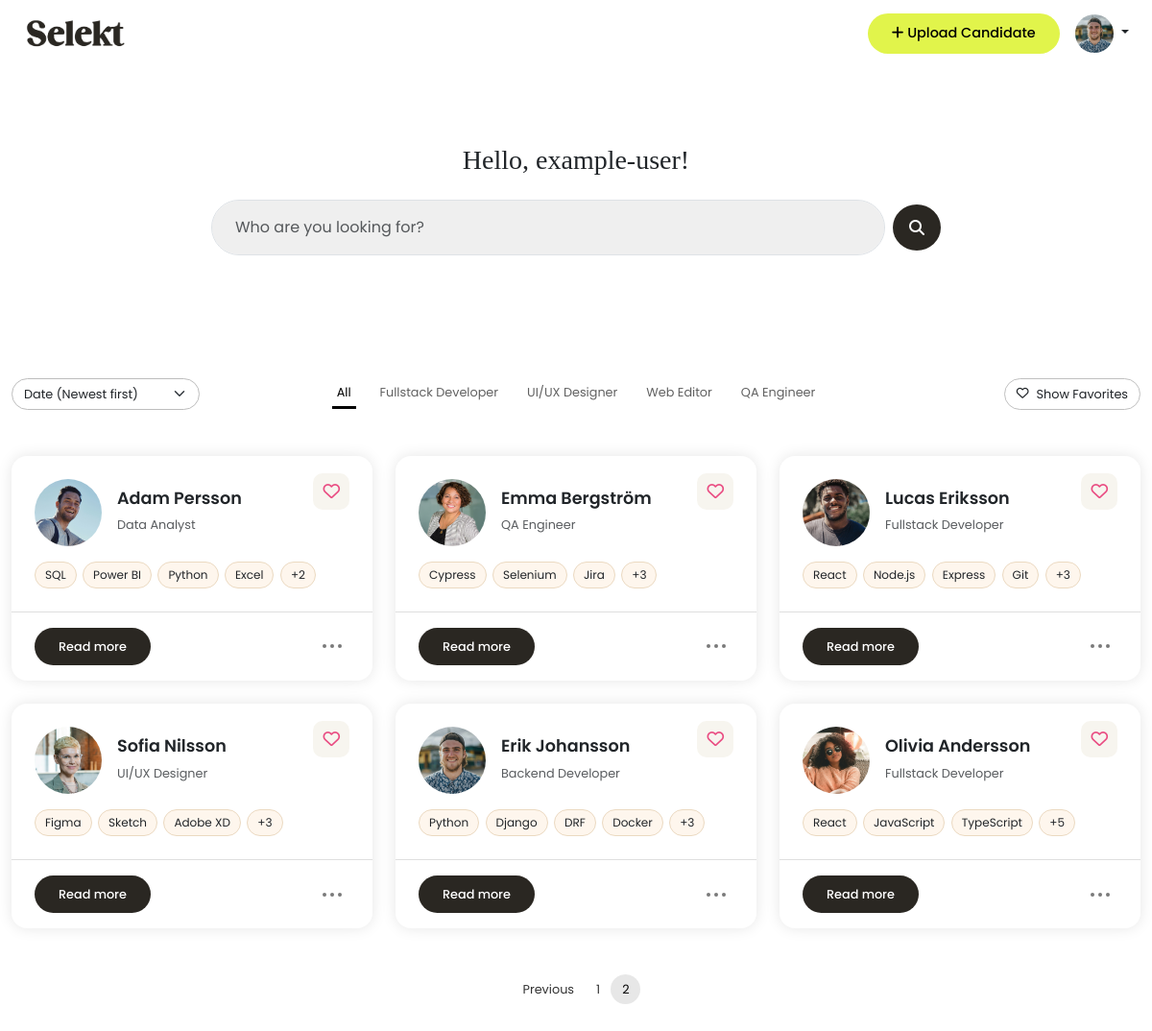
/dashboard/?page=2 (signed in), run on the app's committed database.
### candidates/models.py (models this page shows, shortened)
class Profile(models.Model):
    user = models.OneToOneField(User, on_delete=models.CASCADE)
    profile_image = models.ImageField(upload_to='profile_images/', blank=True, null=True)
    is_first_login = models.BooleanField(default=True)

class Candidate(models.Model):
    user = models.ForeignKey(User, on_delete=models.CASCADE)
    name = models.CharField(max_length=100)
    email = models.EmailField()
    phone_number = models.CharField(max_length=20, blank=True)
    job_title = models.CharField(max_length=100, blank=True)
    profile_summary = models.TextField(blank=True)
    work_experience = models.TextField(blank=True)
    education = models.TextField(blank=True)
    location = models.CharField(max_length=100, blank=True)
    links = models.CharField(max_length=255, blank=True, help_text="e.g. LinkedIn, GitHub URLs")
    profile_image = models.ImageField(upload_to='profile_images/', blank=True, null=True)
    other = models.TextField(blank=True)
    notes = models.TextField(blank=True)
    top_skills = models.CharField(
        blank=True,
        help_text="Write top skills separated by commas (e.g. Communication, Leadership, SQL)"
    )
    uploaded_at = models.DateTimeField(auto_now_add=True)

### candidates/views.py (the view)
# urls.py: path('dashboard/', candidate_views.dashboard, name='dashboard'),
@login_required
def dashboard(request):
    query = request.GET.get('q', '')
    sort = request.GET.get('sort', '')
    filter_title = request.GET.get('title', '')
    show_favorites = request.GET.get('favorites') == 'on'
    candidates = Candidate.objects.filter(user=request.user)
    candidates = filter_candidates(candidates, query)
    if filter_title:
        candidates = candidates.filter(job_title__iexact=filter_title)
    if show_favorites:
        favorite_candidates = Favorite.objects.filter(user=request.user).values_list('candidate_id', flat=True)
        candidates = candidates.filter(id__in=favorite_candidates)
    if sort == 'name':
        candidates = candidates.order_by('name')
    else:
        candidates = candidates.order_by('-uploaded_at')
    job_titles = (
        Candidate.objects
        .filter(user=request.user)
        .exclude(job_title__isnull=True)
        .exclude(job_title__exact='')
        .values('job_title')
        .annotate(count=Count('job_title'))
        .order_by('-count')[:4]
    )
    paginator = Paginator(candidates, 12)
    page_number = request.GET.get('page')
    candidates = paginator.get_page(page_number)
    for candidate in candidates:
        candidate.skill_list = [skill.strip() for skill in candidate.top_skills.split(',')]
        candidate.is_favorite = Favorite.objects.filter(user=request.user, candidate=candidate).exists()
    show_welcome_popup = False
    if hasattr(request.user, 'profile') and request.user.profile.is_first_login:
        show_welcome_popup = True
    context = {
        'candidates': candidates,
        'job_titles': job_titles,
        'active_title': filter_title,
        'show_favorites': show_favorites,
        'show_welcome_popup': show_welcome_popup,
    }
    return render(request, 'dashboard.html', context)

### candidates/context_processors.py (called while the page is built)
def profile_picture(request):
    if request.user.is_authenticated:
        try:
            profile = request.user.profile
        except Profile.DoesNotExist:
            profile = None
    else:
        profile = None
    return {'profile': profile}

### candidates/views.py (called while the page is built, shortened)
def filter_candidates(queryset, query):
    return queryset

### templates/dashboard.html (shortened to what this page needs)
{% extends "base.html" %}
{% load static %}
{% block content %}
<div class="container hero">
  <h3>Hello, {{ user.username }}!</h3>
  <form method="get" class="d-flex align-items-center gap-2 w-100 candidate-search position-relative mt-4">
    <input type="text" class="form-control px-4 py-3 border-1 shadow-none" name="q" id="searchInput"
      placeholder="Who are you looking for?" value="{{ request.GET.q }}">
    <button class="btn button-base scn-button d-flex justify-content-center align-items-center rounded-circle"
      type="submit">
      <i class="fas fa-search"></i>
    </button>
  </form>
</div>
<div class="container py-5">
<div class="pb-4 mb-4">
  <div class="d-flex flex-wrap align-items-center text-center text-md-start flex-md-row flex-column-reverse">
    <div class="col-12 col-md-2 mb-2 mb-md-0 tab-sorting">
      <form id="sortForm" class="sort-form w-100">
        <select name="sort" id="sortSelect" class="form-select">
          <option value="" {% if not request.GET.sort %}selected{% endif %}>Date (Newest first)</option>
        </select>
      </form>
    </div>
    <div class="col-12 col-md-8 mb-2 mb-md-0 tab-tabs">
      <ul class="nav justify-content-center flex-wrap job-title-tabs">
        <li class="nav-item">
          <a class="nav-link {% if not active_title %}active{% endif %}" href="{% url 'dashboard' %}">All</a>
        </li>
        {% for title in job_titles %}
        <li class="nav-item">
          <a class="nav-link {% if active_title == title.job_title %}active{% endif %}"
            href="?title={{ title.job_title|urlencode }}">
            {{ title.job_title }}
          </a>
        </li>
        {% endfor %}
      </ul>
    </div>
    <div class="tab-fav col-12 col-md-2 mb-2 mb-md-0 d-flex justify-content-md-end">
      <button id="favoritesToggle" type="button"
        class="btn btn-outline-dark d-flex align-items-center justify-content-center gap-2 favorites-toggle mx-md-0 mx-auto">
      </button>
    </div>
  </div>
</div>
  {% if candidates %}
  <div class="d-flex flex-wrap justify-content-center gap-4">
    {% for candidate in candidates %}
      <div class="candidate-card-wrapper">
        <div class="candidate-card bg-white position-relative">
        <div class="position-absolute top-0 end-0 p-4">
          <span class="heart-icon" onclick="toggleFavorite({{ candidate.id }}, this)">
            <i id="heart-card-{{ candidate.id }}" class="fa{% if candidate.is_favorite %}-solid{% else %}-regular{% endif %} fa-heart"></i>
          </span>
        </div>
        <div class="px-4 pt-4 pb-2">
          <div class="d-flex align-items-center gap-3 mb-3">
            {% if candidate.profile_image %}
            <img src="{{ candidate.profile_image.url }}" alt="Profile Image" />
            {% else %}
            <img src="{% static 'media/images/user-pic.png' %}" alt="Profile Image" />
            {% endif %}
            <div>
              <h4 class="mb-1">{{ candidate.name }}</h4>
              <small class="text-muted">{{ candidate.job_title|default:'Candidate' }}</small>
            </div>
          </div>
          <div class="skill-container">
            {% with candidate.skill_list as skills %}
              {% for skill in skills %}
                <span class="skill-badge">{{ skill }}</span>
              {% endfor %}
              <span class="skill-badge skill-badge-extra" style="display: none;"></span>
            {% endwith %}
          </div>
        </div>
        <hr>
        <div class="d-flex justify-content-between align-items-center px-4 pb-3">
          <a href="#" onclick="openCandidateModal({{ candidate.id|escapejs }})"
            class="btn button-base scn-button read-btn">Read more</a>
          <div class="dot-menu position-relative p-2 rounded" style="cursor: pointer;">
            <div class="d-flex flex-row justify-content-center align-items-center">
              <span class="dot"></span>
              <span class="dot mx-1"></span>
              <span class="dot"></span>
            </div>
          </div>
        </div>
      </div>
    </div>
  {% endfor %}
</div>
    <div class="d-flex justify-content-center mt-5">
      <nav>
        <ul class="pagination">
          {% if candidates.has_previous %}
          <li class="page-item">
            <a class="page-link" href="?{% if request.GET %}{{ request.GET.urlencode }}&{% endif %}page={{ candidates.previous_page_number }}">
              Previous
            </a>
          </li>
          {% endif %}
          {% for num in candidates.paginator.page_range %}
            {% if num == 1 or num == candidates.paginator.num_pages or num >= candidates.number|add:"-2" and num <= candidates.number|add:"2" %}
              {% if num == candidates.number %}
                <li class="page-item active">
                  <span class="page-link">{{ num }}</span>
                </li>
              {% else %}
                <li class="page-item">
                  <a class="page-link" href="?{% if request.GET %}{{ request.GET.urlencode }}&{% endif %}page={{ num }}">{{ num }}</a>
                </li>
              {% endif %}
            {% elif num == 2 and candidates.number|add:"-2" > 2 %}
              <li class="page-item disabled"><span class="page-link">...</span></li>
            {% elif num == candidates.paginator.num_pages|add:"-1" and candidates.number|add:"2" < candidates.paginator.num_pages|add:"-1" %}
              <li class="page-item disabled"><span class="page-link">...</span></li>
            {% endif %}
          {% endfor %}
        </ul>
      </nav>
    </div>
  {% endif %}
</div>
{% endblock %}

### templates/base.html (shortened to what this page needs)
{% load static %}
<!DOCTYPE html>
<html lang="en">
<head>
    <link href="https://cdn.jsdelivr.net/npm/bootstrap@5.3.2/dist/css/bootstrap.min.css" rel="stylesheet">
    <link rel="stylesheet" href="{% static 'css/style.css' %}">
    <link rel="stylesheet" href="https://cdn.jsdelivr.net/npm/trumbowyg@2.25.1/dist/ui/trumbowyg.min.css">
</head>
<body class="logged-in-body">
<header class="d-flex justify-content-between align-items-center px-4 py-3">
    <div class="header-logo">
    <a href="{% url 'dashboard' %}" class="text-decoration-none">
      <img src="{% static 'media/images/logo.png' %}" alt="Logo" class="logo-img">
    </a>
  </div>
  <div class="d-flex align-items-center gap-3 header-buttons">
    <button type="button" class="btn button-base cta-button" data-bs-toggle="modal" data-bs-target="#uploadCandidateModal">
      <i class="fa-solid fa-plus"></i> Upload Candidate
    </button>
    <div class="dropdown">
      <button class="btn dropdown-toggle p-0 border-0 bg-transparent" type="button" id="userMenuButton" data-bs-toggle="dropdown" aria-expanded="false">
        {% if profile and profile.profile_image %}
        <img src="{{ profile.profile_image.url }}" alt="Profile" class="rounded-circle profile-pic">
    {% else %}
        <img src="{% static 'media/images/user-pic.png' %}" alt="Default Image" class="rounded-circle profile-pic">
    {% endif %}
      </button>
    </div>
</header>
              {% block content %}
              {% endblock %}
</body>
</html>

### static/css/style.css (style rules this page uses)
body, .index-body, .auth-body { font-family: 'Poppins', sans-serif; }
.container { max-width: 1200px; margin: auto; }
h3 { font-family: 'Libre Baskerville', serif; font-weight: 200; }
h4 { font-size: 1.1rem; font-weight: 600; }
.text-muted { color: grey; font-size: 0.9rem; font-family: 'Poppins', sans-serif; }
.button-base { border-radius: 100px; padding: 10px 25px; font-weight: 500; display: inline-block; text-decoration: none; border: none; font-family: 'Poppins', sans-serif; }
.cta-button { background-color: #E1F44B; color: black; }
.scn-button { background-color: #2A2722; color: white; }
.logged-in-body .cta-button { font-size: 0.9rem; }
header { border-bottom: 0px; height: 70px; }
.logo-img { width: 110px; }
.profile-pic { width: 40px; height: 40px; object-fit: cover; }
.hero { padding: 80px 20px; text-align: center; max-width: 800px; }
.candidate-card-wrapper { flex: 1 1 360px; max-width: 100%; min-width: 360px; }
.candidate-card { min-width: 100%; border-radius: 16px; box-shadow: 0 0 15px rgba(0, 0, 0, 0.1); transition: 0.3s ease; }
.candidate-card .text-muted { font-size: 0.8rem; }
.candidate-card hr { color: grey; }
.candidate-card img { width: 70px; height: 70px; border-radius: 50%; object-fit: cover; }
.skill-container { display: flex; flex-wrap: nowrap; gap: 0.4rem; overflow: hidden; max-width: 100%; align-items: center; }
.skill-badge-extra, .skill-badge { background-color: #fef6ed; padding: 4px 10px; border-radius: 20px; font-size: 0.75rem; white-space: nowrap; flex-shrink: 0; border: 1px solid #EBD9C1; }
.read-btn { font-size: 0.8rem; font-weight: 500; }
.heart-icon { font-size: 1.1rem; color: #E94C82; background: #f7f5ef; padding: 7px 10px; border-radius: 10px; }
.dot-menu { display: flex; gap: 4px; }
.dot { width: 4px; height: 4px; background-color: #7a7a7a; border-radius: 50%; }
.candidate-search input { background-color: #EFEFEF; border-radius: 100px; }
.candidate-search .btn { height: 48px; width: 48px; }
.sort-form select { border-radius: 100px; font-size: 0.8rem; border-color: rgb(189, 189, 189); }
.favorites-toggle { border-radius: 100px; font-size: 0.8rem; border-color: rgb(192, 192, 192); }
.nav-link { color: #5f5f5f; }
.nav-link.active { border-bottom: 3px solid black; color: black; }
.nav-link { padding: 5px; font-size: 0.8rem; margin-left: 10px; margin-right: 10px; color: rgb(97, 97, 97); }
.page-item .page-link { color: #333; border: 0px; font-size: 0.8rem; }
.page-item.active .page-link { background-color: #e7e7e7; color: #000; border: 0px; border-radius: 100px; }

### data on the page
Profile: profile_image (picture)
Candidate: profile_image (picture), name "Adam Persson", job_title "Data Analyst", skills "SQL" "Power BI" "Python" "Excel"
Candidate: profile_image (picture), name "Emma Bergström", job_title "QA Engineer", skills "Cypress" "Selenium" "Jira"
Candidate: profile_image (picture), name "Lucas Eriksson", job_title "Fullstack Developer", skills "React" "Node.js" "Express" "Git"
Candidate: profile_image (picture), name "Sofia Nilsson", job_title "UI/UX Designer", skills "Figma" "Sketch" "Adobe XD"
Candidate: profile_image (picture), name "Erik Johansson", job_title "Backend Developer", skills "Python" "Django" "DRF" "Docker"
Candidate: profile_image (picture), name "Olivia Andersson", job_title "Fullstack Developer", skills "React" "JavaScript" "TypeScript"

### other printed values
{{ user.username }} "example-user"
{{ title.job_title }} "Fullstack Developer" "UI/UX Designer" "Web Editor" "QA Engineer"
{{ num }} "1"
{{ num }} "2"
